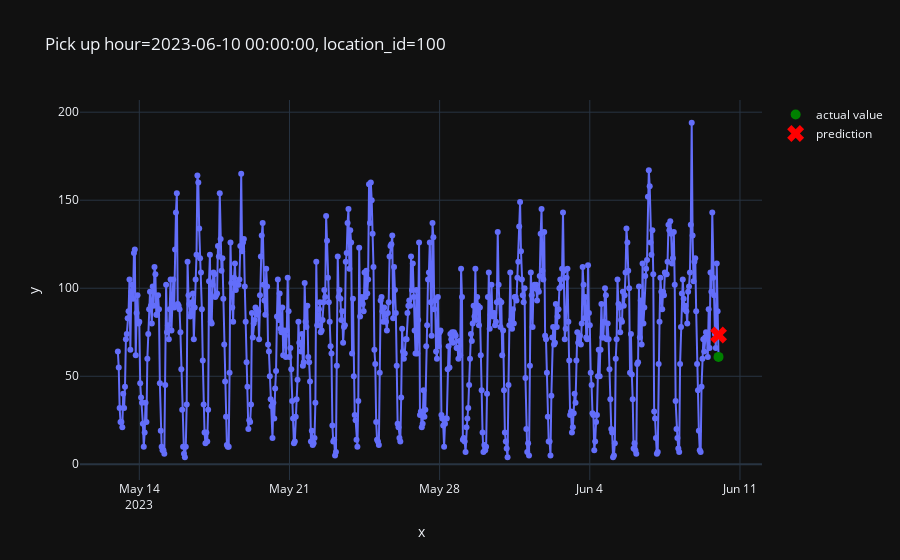

The cell this chart's notebook holds for it:
### Code cell
from src.plot import plot_one_sample

plot_one_sample(
    example_id=2979,
    features=X_test,
    targets=y_test,
    predictions=pd.Series(predictions)
)

### Figure 1 — Plotly figure (JSON) as saved in the notebook; plotly's stock layout.template omitted (floating-point values rounded to 4 significant figures; data arrays with more than 128 entries replaced by an {"elided": "..."} marker saying what was removed)
{"data": [{"hovertemplate": "x=%{x}<br>y=%{y}<extra></extra>", "legendgroup": "", "line": {"color": "#636efa", "dash": "solid"}, "marker": {"symbol": "circle"}, "mode": "markers+lines", "name": "", "orientation": "v", "showlegend": false, "type": "scatter", "x": {"elided": "673 str values"}, "xaxis": "x", "y": {"elided": "673 int values"}, "yaxis": "y"}, {"line": {"color": "green"}, "marker": {"size": 10}, "mode": "markers", "name": "actual value", "type": "scatter", "x": ["2023-06-10T00:00:00"], "y": [61]}, {"line": {"color": "red"}, "marker": {"size": 15, "symbol": "x"}, "mode": "markers", "name": "prediction", "type": "scatter", "x": ["2023-06-10T00:00:00"], "y": [73.47]}], "layout": {"legend": {"tracegroupgap": 0}, "title": {"text": "Pick up hour=2023-06-10 00:00:00, location_id=100"}, "xaxis": {"anchor": "y", "domain": [0, 1], "title": {"text": "x"}}, "yaxis": {"anchor": "x", "domain": [0, 1], "title": {"text": "y"}}}}
